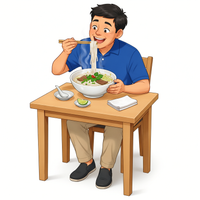
#> input picture src/art/canva/an.png, 200 x 200 px; its folder holds only this picture in this run
$ python sheet_add.py canva/an.png
#> lines starting #> are read from the running program, lines starting #| are printed output that depends on the picture
# v94: cut a 3x3 picture sheet (made in ChatGPT) into 9 word pictures.
# python3 src/art/sheet_add.py sheet.png "key=word;word" x9 (reading order). Use "-" to skip a square.
# Keeps the painted background, rounds the corners, saves the original square to src/art/canva/ and a 256 px copy to src/art/custom/c-<key>.png.
import sys
from PIL import Image, ImageDraw
im=Image.open(sys.argv[1]).convert('RGB'); W,H=im.size; g=im.convert('L')
#> after `W, H = im.size`: W = 200; H = 200
#> after `g = im.convert('L')`:
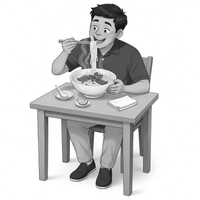
#> g: PIL image 200x200 L; min 1, max 255, mean 213.5
def bands(n,get):
    # runs of non-white lines = the squares
#> called with n = 200
    on=[get(i) for i in range(n)]; out=[]; s=None
    for i,v in enumerate(on+[False]):
        if v and s is None: s=i
        if not v and s is not None:
            if i-s>n*0.2: out.append((s,i))
            s=None
#> after the loop, out = [(57, 152)]
    return out
px=g.load()
cols=bands(W,lambda x: sum(1 for y in range(0,H,7) if px[x,y]<244)>H/7*0.25)
#> cols = [(57, 152)]
rows=bands(H,lambda y: sum(1 for x in range(0,W,7) if px[x,y]<244)>W/7*0.25)
#> rows = [(39, 182)]
#> (the run stopped early here; a loop or call above may not have finished)
